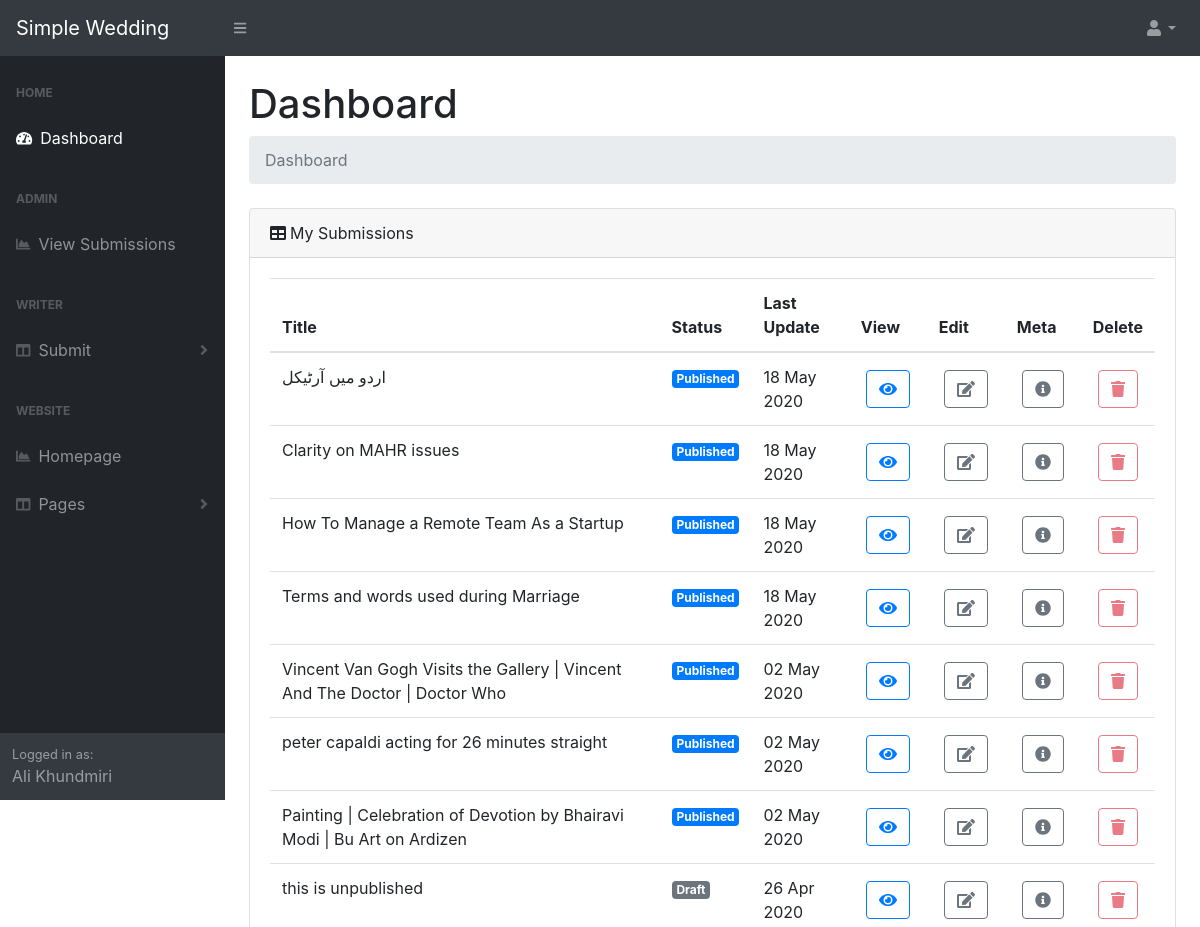
The app's page /dashboard/ (signed in, upper part), older data.
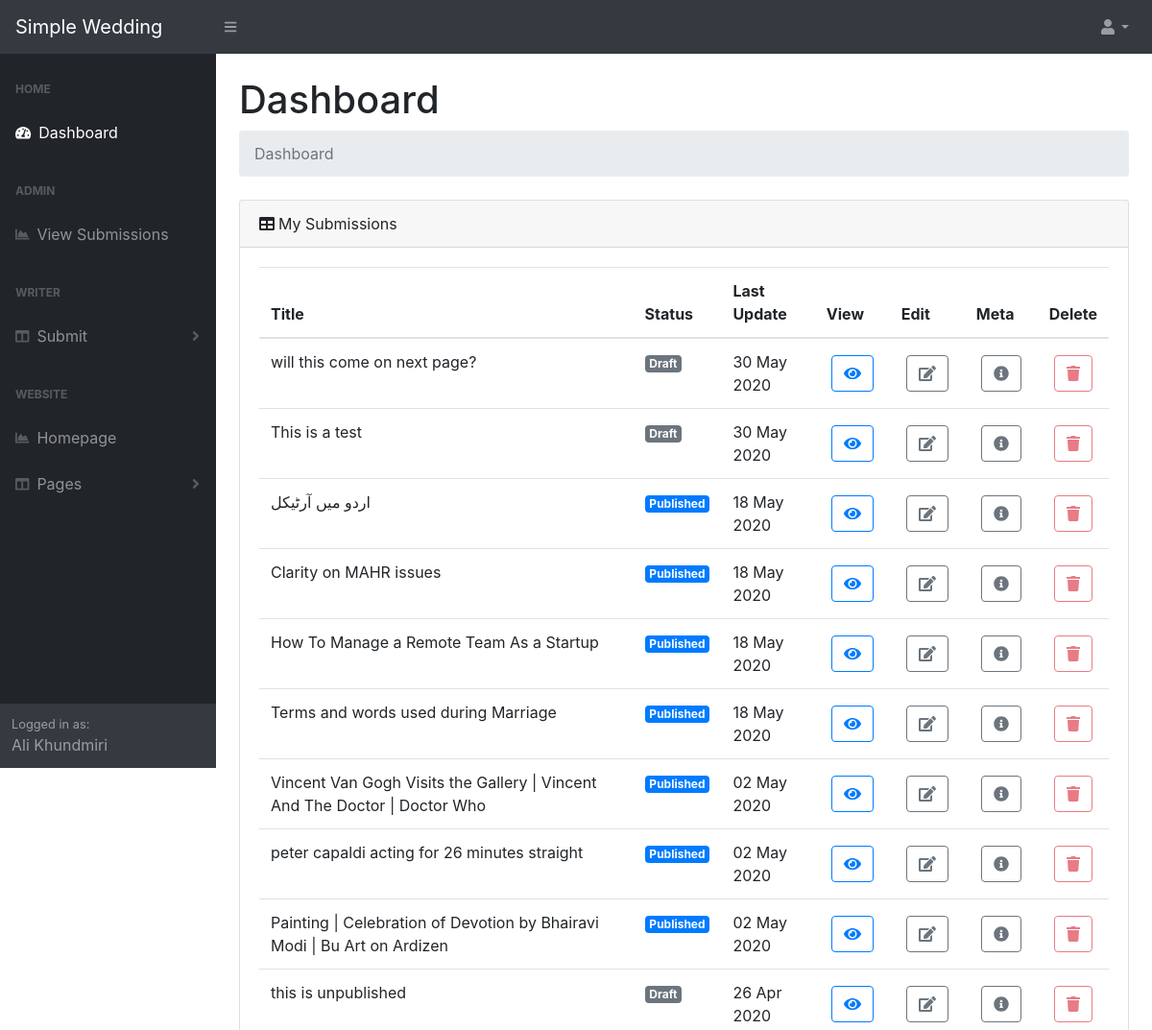
The same page, newer data.
### core/models.py (models this page shows, shortened)
class Post(models.Model):
    user = models.ForeignKey(settings.AUTH_USER_MODEL, default=1, on_delete=models.CASCADE)
    title = models.CharField(max_length=300)
    link = models.CharField(max_length=2200, blank=True)
    detail = models.TextField(max_length=22000)
    meta_description = models.TextField(max_length=160, default=default_meta_description)
    slug = models.SlugField(max_length=200, unique=True)
    catagory = models.ForeignKey(catagories, related_name='posts', default=1, on_delete=models.CASCADE)
    publish = models.BooleanField(default=False)
    timestamp = models.DateTimeField(auto_now=False, auto_now_add=True)
    updated = models.DateTimeField(auto_now=True, auto_now_add=False)
    class Meta:
        ordering = ["-timestamp", "-updated"]

### accounts/views.py (the view)
# urls.py: path('', views.admin_dashboard, name='admin_dashboard'),
@user_passes_test(lambda u:u.is_authenticated, login_url=reverse_lazy('login'))
def admin_dashboard(request):
	article = Post.objects.filter(user__username=request.user.username)
	context = {
		'production' : settings.PRODUCTION,
		'blogs' : article,
	}
	return render(request, 'accounts/admin_dashboard_v2.html', context)

### core/models.py (called while the page is built)
    def __str__(self):
        return self.catagory_name

### accounts/templates/accounts/admin_dashboard_v2.html (shortened to what this page needs)
{% extends 'accounts/admin_base.html' %}
{% load static %}
{% block content %}
<h1 class="mt-4">Dashboard</h1>
<ol class="breadcrumb mb-4">
	<li class="breadcrumb-item active">Dashboard</li>
</ol>
<div class="card mb-4">
	<div class="card-header"><i class="fas fa-table mr-1"></i>My Submissions</div>
	<div class="card-body">
		<div class="table-responsive">
			<table class="table" id="dataTable" width="100%" cellspacing="0">
				<thead>
					<tr>
						<th>Title</th>
						<th>Status</th>
						<th>Last Update</th>
						<th>View</th>
						<th>Edit</th>
						<th>Meta</th>
						<th>Delete</th>
					</tr>
				</thead>
				<tbody>
					{% for blog in blogs %}
					<tr>
						<td>
							{{blog.title}}
						</td>
						<td>
							{% if blog.publish %}
							<span class="badge badge-primary">Published</span>
							{% else %}
							<span class="badge badge-secondary">Draft</span>
							{% endif %}
						</td>
						<td>
							{{blog.updated|date:'d M Y'}}<br>
						</td>
						<td>
							<a style="margin: 5px" href="{% if blog.link %}{{blog.link}}{% else %}{% url 'core:article' blog.slug %}{% endif %}" class="btn btn-outline-primary">
								<i class="fas fa-eye"></i>
							</a>
						</td>
						<td>
							<a style="margin: 5px" href="{% url 'dashboard:edit_blog' blog.slug %}" class="btn btn-outline-secondary">
								<i class="fas fa-edit"></i>
							</a>
						</td>
						<td>
							<a style="margin: 5px" href="{% url 'dashboard:blog_meta_description' blog.slug %}" class="btn btn-outline-secondary">
								<i class="fas fa-info-circle"></i>
							</a>
						</td>
						<td>
							<a style="margin: 5px" href="" class="btn btn-outline-danger disabled">
								<i class="fas fa-trash"></i>
							</a>
						</td>
					</tr>
					{% endfor %}
				</tbody>
			</table>
		</div>
	</div>
</div>
{% endblock %}

Row changes from the older to the newer data that the page shows:
added Post: title "will this come on next page?", publish "Draft", updated "30 May 2020"
added Post: title "This is a test", publish "Draft", updated "30 May 2020"
